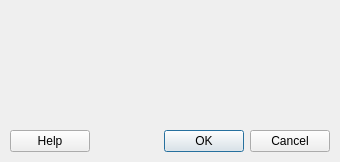
<?xml version="1.0" encoding="UTF-8"?>
<ui version="4.0">
 <author>Thomas Eschenbacher &lt;Thomas.Eschenbacher@gmx.de&gt;</author>
 <class>GotoDlg</class>
 <widget class="QDialog" name="GotoDlg">
  <property name="geometry">
   <rect>
    <x>0</x>
    <y>0</y>
    <width>340</width>
    <height>162</height>
   </rect>
  </property>
  <property name="windowTitle">
   <string>Go to Position</string>
  </property>
  <layout class="QGridLayout">
   <property name="margin">
    <number>10</number>
   </property>
   <property name="spacing">
    <number>10</number>
   </property>
   <item row="0" column="0">
    <widget class="Kwave::SelectTimeWidget" name="select_pos" native="true">
     <property name="sizePolicy">
      <sizepolicy hsizetype="Preferred" vsizetype="Preferred">
       <horstretch>0</horstretch>
       <verstretch>0</verstretch>
      </sizepolicy>
     </property>
     <property name="minimumSize">
      <size>
       <width>200</width>
       <height>100</height>
      </size>
     </property>
    </widget>
   </item>
   <item row="1" column="0">
    <layout class="QHBoxLayout">
     <property name="spacing">
      <number>6</number>
     </property>
     <property name="margin">
      <number>0</number>
     </property>
     <item>
      <widget class="KDialogButtonBox" name="buttonBox_Help">
       <property name="standardButtons">
        <set>QDialogButtonBox::Help</set>
       </property>
      </widget>
     </item>
     <item>
      <spacer>
       <property name="orientation">
        <enum>Qt::Horizontal</enum>
       </property>
       <property name="sizeType">
        <enum>QSizePolicy::Expanding</enum>
       </property>
       <property name="sizeHint" stdset="0">
        <size>
         <width>20</width>
         <height>0</height>
        </size>
       </property>
      </spacer>
     </item>
     <item>
      <widget class="KDialogButtonBox" name="buttonBox">
       <property name="standardButtons">
        <set>QDialogButtonBox::Cancel|QDialogButtonBox::Ok</set>
       </property>
      </widget>
     </item>
    </layout>
   </item>
  </layout>
 </widget>
 <layoutdefault spacing="10" margin="10"/>
 <customwidgets>
  <customwidget>
   <class>KDialogButtonBox</class>
   <extends>QDialogButtonBox</extends>
   <header>kdialogbuttonbox.h</header>
  </customwidget>
  <customwidget>
   <class>Kwave::SelectTimeWidget</class>
   <extends>QWidget</extends>
   <header>libgui/SelectTimeWidget.h</header>
   <container>1</container>
  </customwidget>
 </customwidgets>
 <includes>
  <include location="global">klocale.h</include>
  <include location="global">knuminput.h</include>
  <include location="local">libgui/SelectTimeWidget.h</include>
  <include location="local">libgui/SelectTimeWidget.h</include>
 </includes>
 <resources/>
 <connections>
  <connection>
   <sender>buttonBox</sender>
   <signal>accepted()</signal>
   <receiver>GotoDlg</receiver>
   <slot>accept()</slot>
   <hints>
    <hint type="sourcelabel">
     <x>196</x>
     <y>158</y>
    </hint>
    <hint type="destinationlabel">
     <x>163</x>
     <y>185</y>
    </hint>
   </hints>
  </connection>
  <connection>
   <sender>buttonBox</sender>
   <signal>rejected()</signal>
   <receiver>GotoDlg</receiver>
   <slot>reject()</slot>
   <hints>
    <hint type="sourcelabel">
     <x>245</x>
     <y>156</y>
    </hint>
    <hint type="destinationlabel">
     <x>272</x>
     <y>187</y>
    </hint>
   </hints>
  </connection>
 </connections>
</ui>
